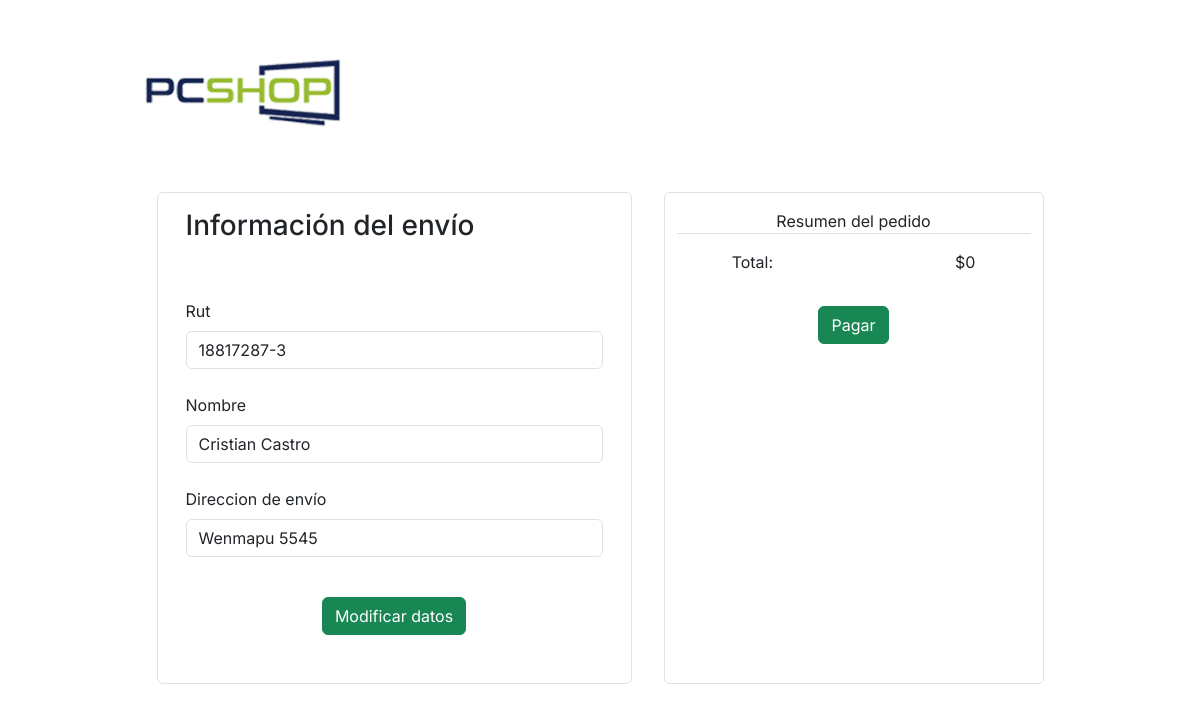
Page /pago/ (signed in) on the committed database.
### aplicacion/models.py (models this page shows)
class Cliente(models.Model):
    email=models.EmailField(primary_key=True, verbose_name='E-mail', null=False)
    rut=models.CharField(max_length=10, null = True)
    nombre=models.CharField(max_length=50, null=True)
    direccion=models.CharField(max_length=500, null=True)

### aplicacion/views.py (the view)
# urls.py: path('pago/',pago, name='pago'),
def pago(request):
    carroCompra = CarroCompra.objects.filter(email_id = request.user.email)
    cliente, clienteCreado = Cliente.objects.get_or_create(email = request.user.email)
    total = 0
    form = UpdClienteForm(instance = cliente)
    for producto in carroCompra:
        total += producto.cantidad * int(Producto.objects.get(codigo = producto.producto_id).precio)
        if producto.cantidad > Producto.objects.get(codigo=producto.producto_id).stock:
            messages.error(request,"Error, uno o más de los productos no tiene suficiente stock")
            print()
            return redirect(to='carrito')
    datos = {
        'carrito' : carroCompra,
        'total' : total,
        'cliente' : cliente,
        'form' : form
    }
    return render(request,'aplicacion/pago.html', datos)

### aplicacion/forms.py (shortened to what this page needs)
class UpdClienteForm(forms.ModelForm):
    rut = RUTField(label='RUT', max_length=12, required=True)
    nombre = forms.CharField(required=True, min_length=3, max_length=100)
    direccion = forms.CharField(required=True, min_length=3, max_length=200)
    class Meta:
        model = Cliente
        fields = ['nombre','rut','direccion']

### aplicacion/templates/aplicacion/pago.html (shortened to what this page needs)
{% load static%}
<!DOCTYPE html>
<html lang="es">
<head>
    <link rel="stylesheet" href="{% static "aplicacion/css/bootstrap.css" %}">
    <link rel="stylesheet" href="{% static "aplicacion/css/style.css" %}">
</head>
<body>
<div class="container">
  <div class="row justify-content-center mb-5 mt-5">
    <div class="col-5" ><a href="{% url "index" %}"><img src="{% static "aplicacion/img/pcshop_logo.png" %}" alt="" height="96px"></a></div>
    <div class="col-4" style="margin-left: 120px;"></div>
  </div>
  <div class="row justify-content-center">
    <div class="col-12 col-sm-5 border rounded mx-3">
      <h3 class="m-3">Información del envío</h3> <br>
      {% if cliente.rut == None %}
      <h2 class="m-3">Cliente sin datos, porfavor completa tus datos</h2>
      <div class="text-center mb-3 ">
        <a type="submit" href="{% url "modificar_datos" user.email %}"class="btn btn-success mt-3">Completar datos</a>
      </div>
      {% else %}
      <form action="{% url "modificar_datos" user.email %}" class="">
        <div class="mb-3 p-3">
          <label for="" class="form-label">Rut</label>
          <input type="" class="form-control" value="{{form.rut.value}}" id="" maxlength="50"  readonly> <br>
          <label for="" class="form-label" >Nombre</label>
          <input type="" class="form-control" value="{{form.nombre.value}}"id="" maxlength="50" readonly> <br>
          <label for="" class="form-label">Direccion de envío</label>
          <input type="" class="form-control" value="{{form.direccion.value}}" id="" maxlength="50" readonly> <br>
          <div class="text-center mb-3 ">
            <button type="submit" class="btn btn-success mt-3"> Modificar datos</button>
          </div>
        </div>
      </form>
      {% endif %}
    </div>
    <div class="col-12 col-sm-4 border rounded mx-3">
      <div class="">
        <p class="text-center mt-3 border-bottom ">Resumen del pedido</p>
        <div class="row justify-content-around">
          <p class="col-2 ">Total:</p>
          <p class="col-3 text-end">${{total}}</p>
        </div>
        {% if cliente.rut == None %}
        {% else %}
        <div class="text-center mb-3 ">
          <a href="{% url "exito" %}" class="btn btn-success mt-3"> Pagar</a>
        </div>
        {% endif %}
      </div>
    </div>
  </div>
</div>
</body>
</html>

### aplicacion/static/aplicacion/css/style.css (style rules this page uses)
body, button { font-family: "Inter", sans-serif; }
:root { --offcanvas-width: 270px; --topNavbarHeight: 56px; }
@media (min-width: 992px) { body { overflow: auto !important; } }
a { color: unset; text-decoration: none; }

### rows in the picture
Cliente: rut.value "18817287-3", nombre.value "Cristian Castro", direccion.value "Wenmapu 5545"

### other values in the picture
{{ total }} "0"
